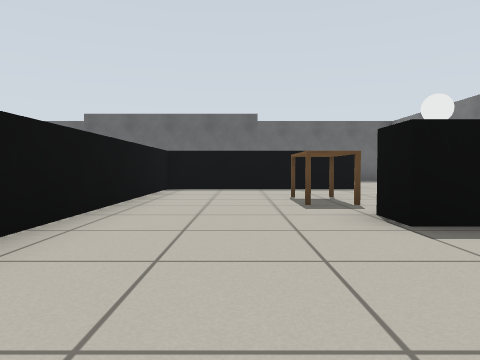
view 1 (above)

22 first-person views from a walk through a Gazebo world. The camera is 0.55 m above the floor, tilts 2° down and sees 70° across. The floor is counted in squares, 1 m on a side. Each view is taken from the middle of a square. On the plan, view 1 faces up. The plan holds only what a view shows up to about 9 squares ahead; the rest is blank. Some stock models are drawn as simple stand-ins.

view 2
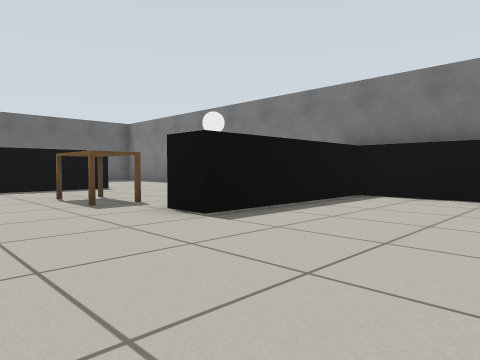

view 3
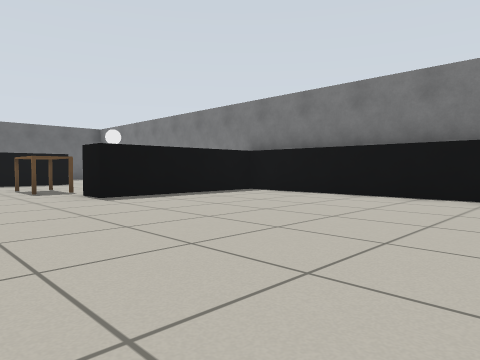

view 4
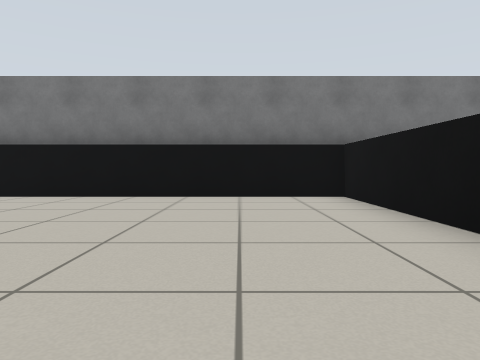

view 5
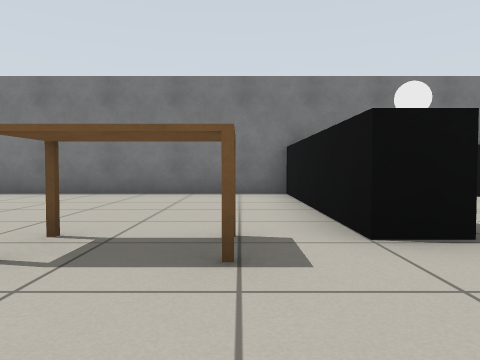

view 6
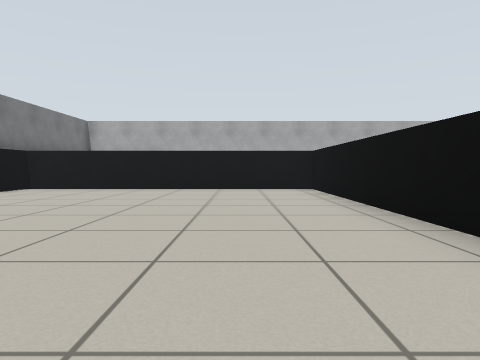

view 7
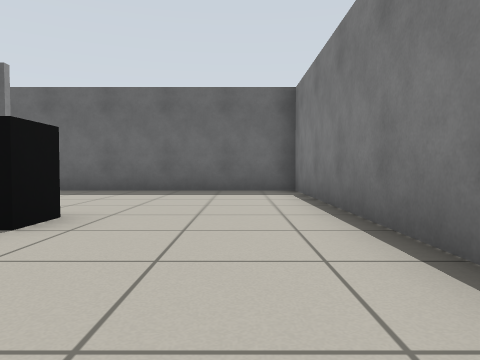

view 8
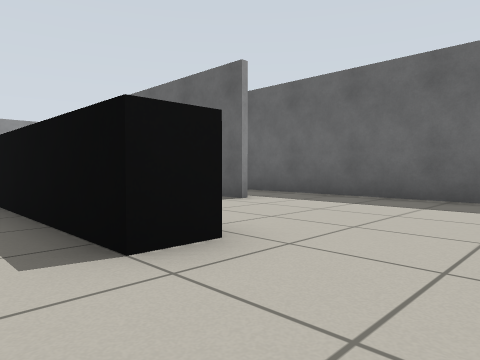

view 9
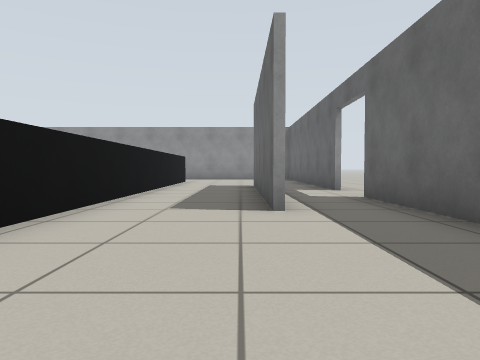

view 10
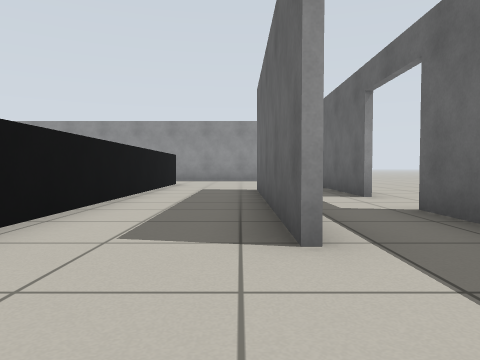

view 11
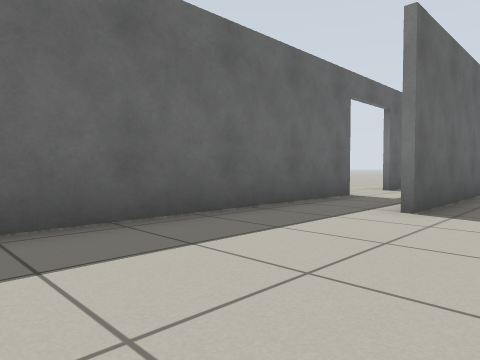

view 12
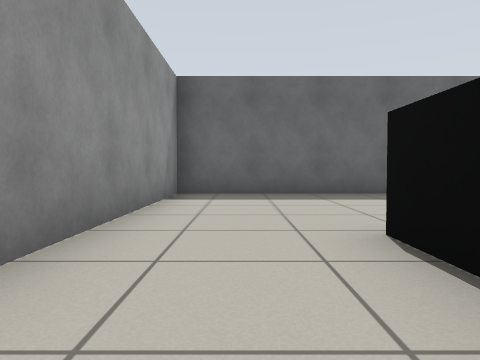

view 13
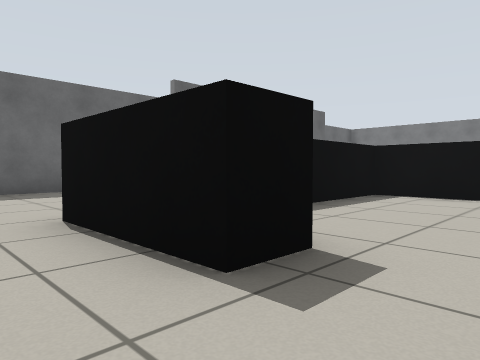

view 14
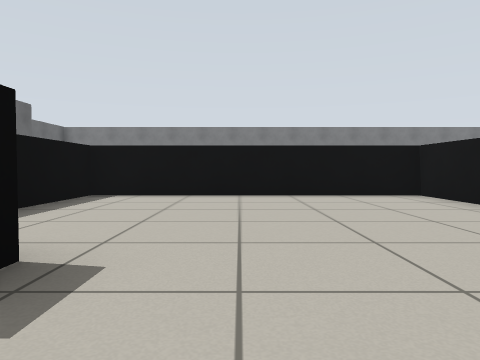

view 15
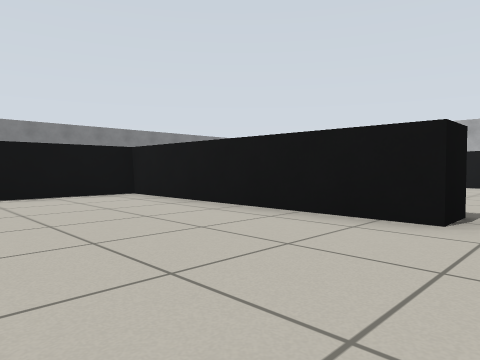

view 16
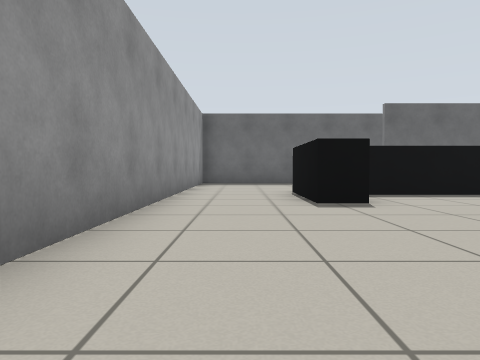

view 17
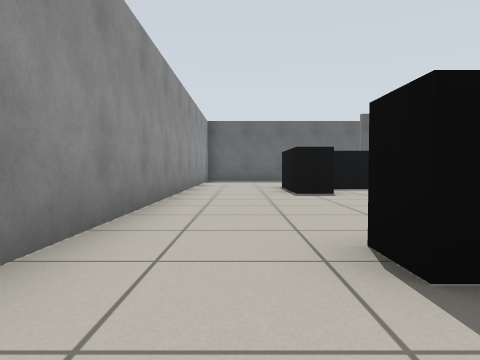

view 18
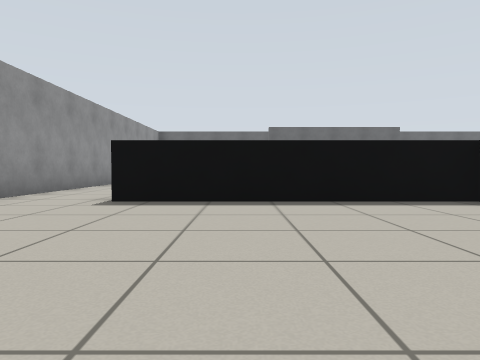

view 19
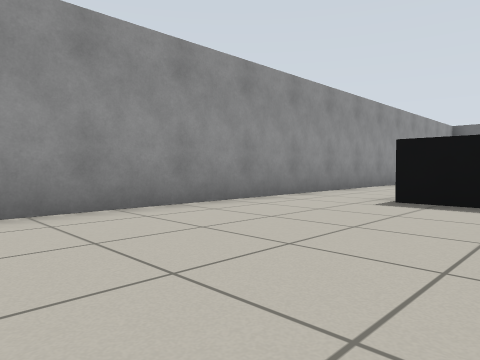

view 20
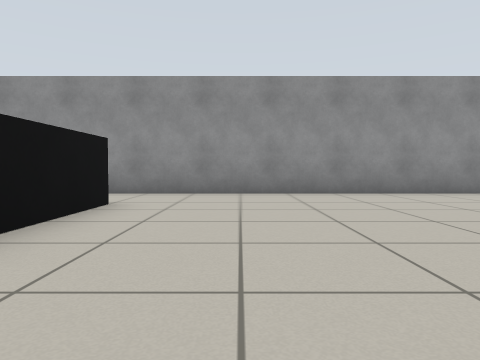

view 21
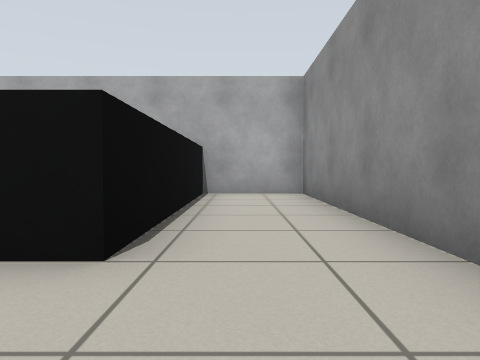

view 22
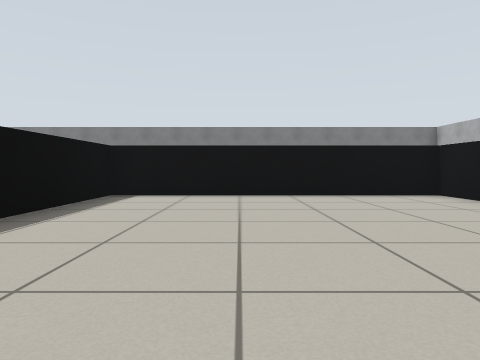

### Floor plan
Ten units are one square. View 1 is at (0, 0); x grows to the right and y downward. Boxes are objects, and circles mark ways between rooms. Rooms are numbered by the first view taken in them; rooms with no view inside come last. Other rooms are left out.
<svg viewBox="-118 -149 187 257">
<path fill="none" stroke="#000" d="M30 -99 30 -90 -19 -90 -19 50 56 50 56 -32 16 -32 16 -40 64 -40 64 -104M4 -98 19 -98M64 -104 64 -144 5 -144M-61 -98 4 -98M-34 -144 -113 -144 -113 -94M6 -124 -56 -124M5 -144 -15 -144M-79 -73 -88 -73 -88 -99M-92 -24 -31 -24 -31 -90 -76 -90M-113 -94 -113 -24M-44 50 -31 50 -31 -16 -92 -16 -92 -24M-113 -24 -113 103 -92 103 -92 50 -68 50"/>
<rect x="5" y="-65" width="20" height="20" fill="#bbb"><title>table</title></rect>
<circle cx="45" cy="-95" r="3" fill="#2a7"/>
<circle cx="0" cy="-120" r="3" fill="#2a7"/>
<circle cx="-100" cy="-100" r="3" fill="#2a7"/>
<circle cx="-100" cy="-20" r="3" fill="#2a7"/>
<text x="20" y="-20">1</text>
<text x="30" y="-120">2</text>
<text x="-60" y="-120">3</text>
<text x="-70" y="-50">4</text>
<text x="-70" y="20">5</text>
</svg>
Room 1 opens to room 2. Room 2 opens to room 3. Room 3 opens to room 4. Room 4 opens to room 5.

Where each view was taken, in squares from view 1:
view 1: 0 up, 0 right, facing up
view 2: 0 up, 1 left, facing up-right
view 3: 3 down, 1 left, facing up-right
view 4: 3 down, 1 left, facing right
view 5: 5 up, 1 left, facing right
view 6: 4 up, 0 right, facing down
view 7: 6 up, 5 right, facing up
view 8: 8 up, 5 right, facing up-left
view 9: 12 up, 5 right, facing left
view 10: 12 up, 3 right, facing left
view 11: 11 up, 10 left, facing up-right
view 12: 7 up, 10 left, facing up
view 13: 6 up, 10 left, facing up-right
view 14: 6 up, 10 left, facing right
view 15: 6 up, 10 left, facing down-right
view 16: 2 up, 10 left, facing up
view 17: 0 up, 10 left, facing up
view 18: 4 down, 7 left, facing up
view 19: 4 down, 7 left, facing up-left
view 20: 3 down, 4 left, facing left
view 21: 3 down, 10 left, facing down
view 22: 1 down, 10 left, facing right
